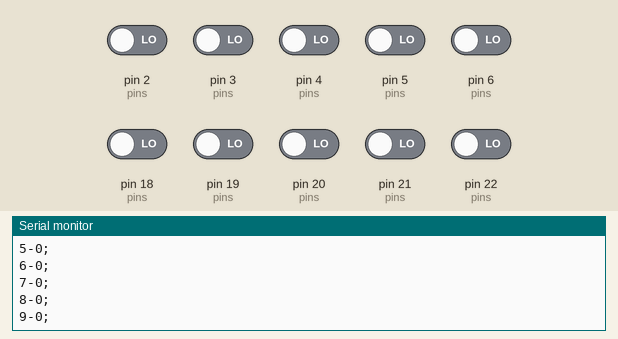
Simulated run of this sketch. Board: Arduino Mega 2560, built with avr-gcc and run on an emulated ATmega2560. Parts: the last lines printed to the serial monitor. Inputs (shaded band) come from the test bench; at power-on: pin 2 (pins), pin 3 (pins), pin 4 (pins), pin 5 (pins), pin 6 (pins), pin 18 (pins), pin 19 (pins), pin 20 (pins), pin 21 (pins), pin 22 (pins) LOW.

Above: at 1.2 s.
1.3 s: pin 2 (pins) driven HIGH
At 1.6 s:
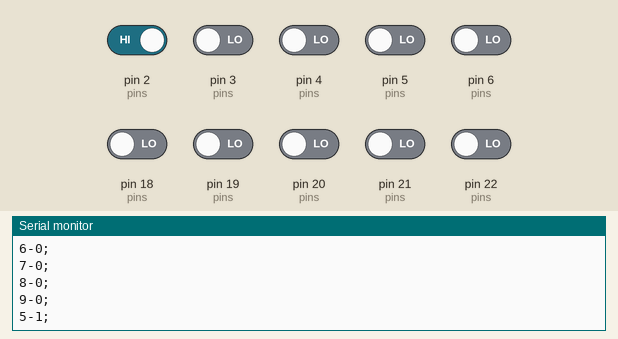
2.8 s: pin 3 (pins) driven HIGH
At 4.0 s:
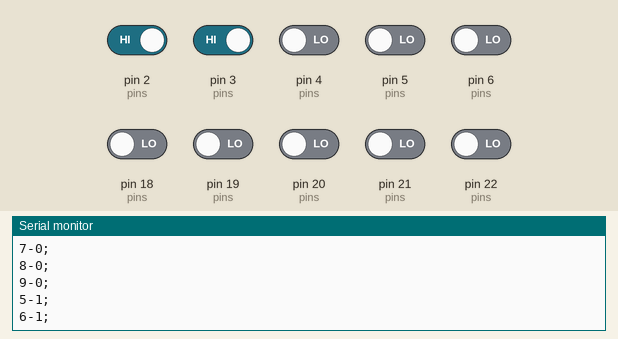
4.3 s: pin 4 (pins) driven HIGH
At 5.4 s:
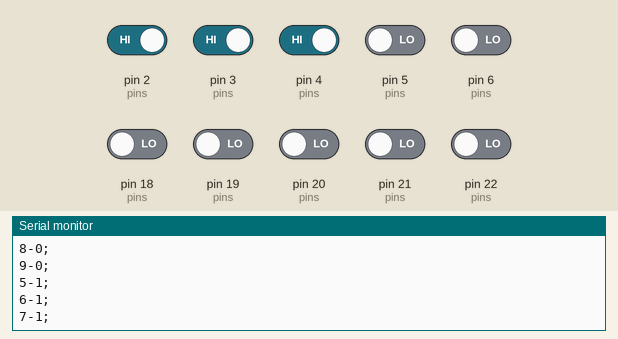
5.8 s: pin 5 (pins) driven HIGH
At 6.7 s:
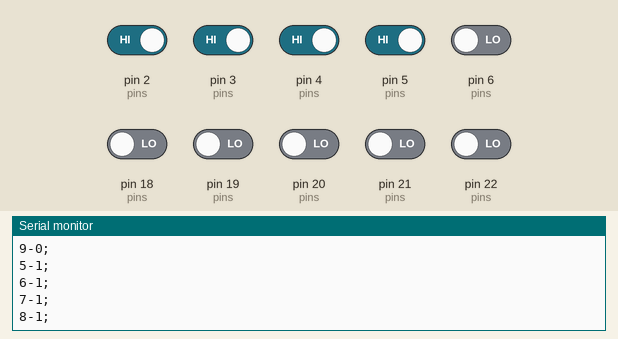
7.3 s: pin 6 (pins) driven HIGH
At 8.0 s:
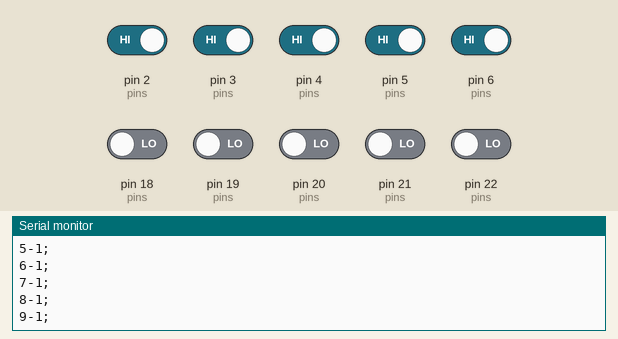
8.8 s: pin 18 (pins) driven HIGH
At 9.2 s:
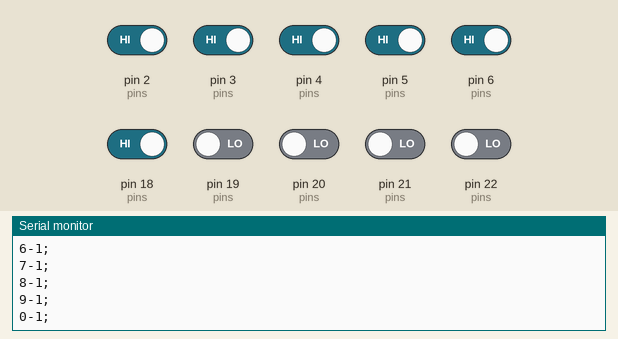
Timing chart, 0 to 11.3 s (numbered marks = the images above; inputs shaded):
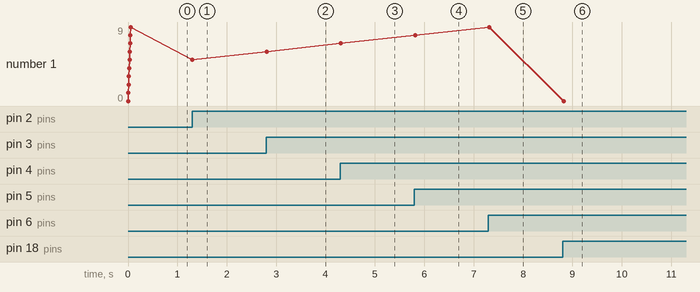

Measured:
- after the input at 1.3 s, the serial monitor: prints a new line at once (image 1)
- after the input at 2.8 s, the serial monitor: prints a new line at once (image 2)
- after the input at 4.3 s, the serial monitor: prints a new line at once (image 3)
- after the input at 5.8 s, the serial monitor: prints a new line at once (image 4)
- after the input at 7.3 s, the serial monitor: prints a new line at once (image 5)
- after the input at 8.8 s, the serial monitor: prints a new line at once (image 6)
- plotted number 1: 6 → 7 after the input at 4.3 s, 7 → 8 after the input at 5.8 s, 8 → 9 after the input at 7.3 s, 9 → 0 after the input at 8.8 s

The sketch:

musica_v1.ino
```cpp
// here a simple sketch where we manage three
// micro switch with a simple structure that kepps track of:
// * pin number;
// * current status;
// * previous status;


// SWITCH STUFF /////////////////////////////////////////

const int pins[] = {18, 19, 20, 21, 22, 2, 3, 4, 5, 6};

#define NKEYS 10
struct key {
  uint8_t pin;
  uint8_t id;
  bool state;
  bool prevState;
} keys[ NKEYS ];


// SETUP //////////////////////////////////////////////////////////////////////////////
void setup()
{
  Serial.begin(9600);

  // initilise the switches
  for(int i=0; i<NKEYS; i++)
  {

    keys[i].pin = pins[i];
    pinMode( keys[i].pin, INPUT );
    keys[i].id = i;
    keys[i].state = true;
    keys[i].prevState = true;

  }
}


// LOOP ///////////////////////////////////////////////////////////////////////////////
void loop()
{

  // get Serial Data

  // read data from the switches


  for(int i=0; i<NKEYS; i++)
  {
    keys[i].state = digitalRead(keys[i].pin);
    if( keys[i].state != keys[i].prevState )
    {
      Serial.print(keys[i].id); Serial.print("-");
      Serial.print(keys[i].state); Serial.println(";");
      keys[i].prevState = keys[i].state;
    }
  }


  delay(25);
}
```
